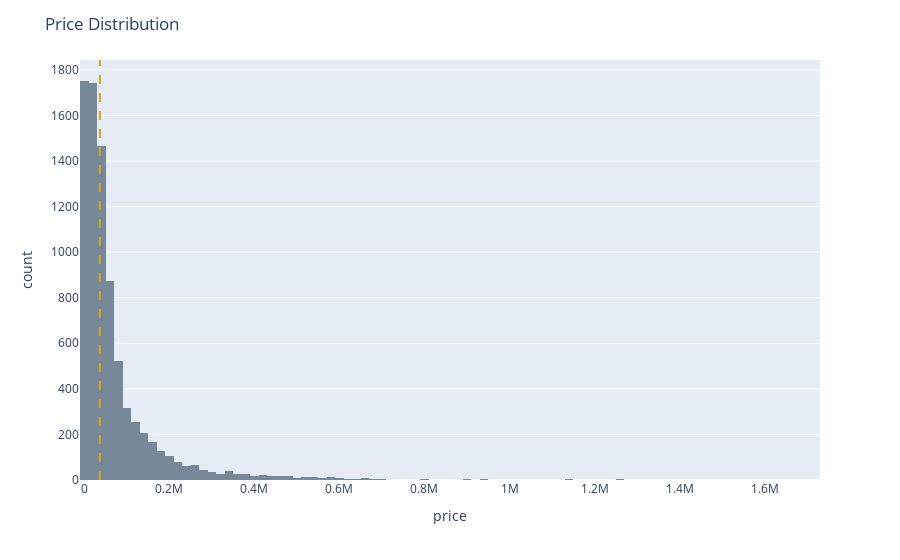

Here is the notebook cell this chart was saved with:
### Markdown cell above
#### 2. Price Distribution

### Code cell
# create a histogram and set 100 bins
fig_2 = px.histogram(hospital_all, 
                     x = "price", 
                     nbins = 100, 
                     color_discrete_sequence = ['lightslategrey'],)

# add the median line
fig_2.add_vline(x = np.median(hospital_all.price), 
                line_dash = 'dash', 
                line_color = 'goldenrod')

fig_2.update_layout(title = "Price Distribution")

fig_2.show()

### Figure 1 — Plotly figure (JSON) as saved in the notebook; plotly's stock layout.template omitted (floating-point values rounded to 4 significant figures; data arrays with more than 128 entries replaced by an {"elided": "..."} marker saying what was removed)
{"data": [{"alignmentgroup": "True", "bingroup": "x", "hovertemplate": "price=%{x}<br>count=%{y}<extra></extra>", "legendgroup": "", "marker": {"color": "lightslategrey", "pattern": {"shape": ""}}, "name": "", "nbinsx": 100, "offsetgroup": "", "orientation": "v", "showlegend": false, "type": "histogram", "x": {"elided": "8157 float values"}, "xaxis": "x", "yaxis": "y"}], "layout": {"barmode": "relative", "legend": {"tracegroupgap": 0}, "margin": {"t": 60}, "shapes": [{"line": {"color": "goldenrod", "dash": "dash"}, "type": "line", "x0": 36790.0, "x1": 36790.0, "xref": "x", "y0": 0, "y1": 1, "yref": "y domain"}], "title": {"text": "Price Distribution"}, "xaxis": {"anchor": "y", "domain": [0, 1], "title": {"text": "price"}}, "yaxis": {"anchor": "x", "domain": [0, 1], "title": {"text": "count"}}}}
